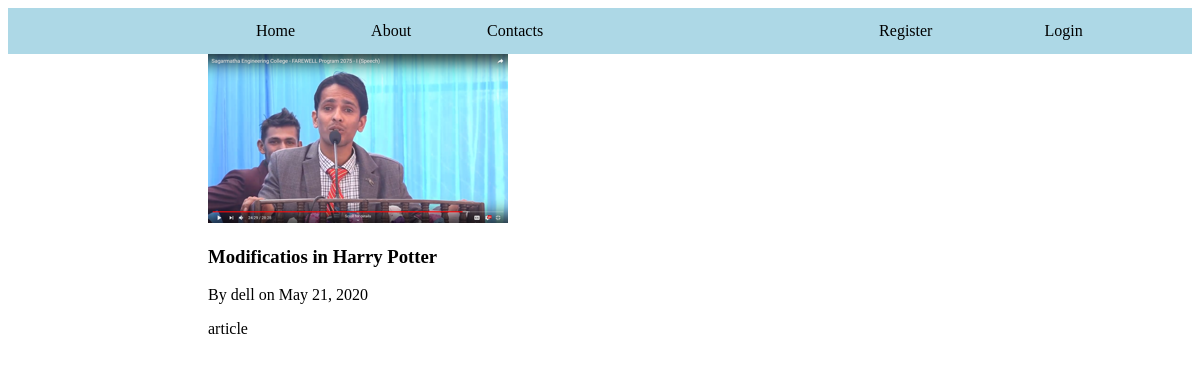
The app's page /myapp/post/2/ with its own data.
### myapp/models.py (models this page shows, shortened)
class Post(models.Model):
	book_name = models.CharField(max_length=100)
	content = models.TextField()
	date = models.DateTimeField(default=timezone.now)
	writer = models.ForeignKey(User,on_delete=models.CASCADE)

### users/models.py (models this page shows, shortened)
class Profile(models.Model):
	user = models.OneToOneField(User, on_delete = models.CASCADE)
	image = models.ImageField(default = 'default.jpg', upload_to = 'profile_pics')

### myapp/views.py (the view)
# urls.py: path('post/<int:pk>/',  PostDetailView.as_view() , name='post-detail' ),
class PostDetailView(DetailView):
	model = Post

### myapp/templates/myapp/post_detail.html
{% extends "myapp/base.html" %}
{% block content%}
	<img class = " rounded-circle" src="{{ object.writer.profile.image.url }}">
	<h3>{{ object.book_name }}</h3>
	<p>By {{ object.writer }} on {{ object.date|date:"F d, Y" }}</p>
	<p>{{object.content }}</p>
{% endblock %}

### records on screen
Post: writer.profile.image (picture), book_name "Modificatios in Harry Potter", writer "dell", date "May 21, 2020", content "article"
